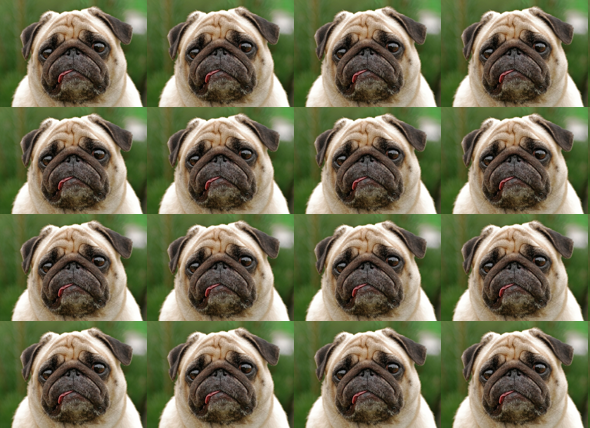

Write the Python code that produced this figure.
from PIL import Image

def multi_face():
    #resize
    img = Image.open('bulldog2.png')
    width, height = img.size
    resize = img.resize((int(width//4), int(height//4)))
    #flip image from left to right in a mirror-like view
    flip = resize.transpose(Image.FLIP_LEFT_RIGHT)
    fwidth, fheight = flip.size

    #add small flipped images into pattern
    pattern = Image.new('RGBA', (590, 428), 'green')
    #image grid 4x4
    w, h = pattern.size
    for left in range (0, w, fwidth):
        for top in range (0, h, fheight):
            pattern.paste(flip, (left, top))
    pattern.save('multi_face.png')

if __name__ == "__main__":
    multi_face()

#NOTE: cannot write the image to .jpg:\
#raises OSError: cannot write mode RGBA as JPEG
